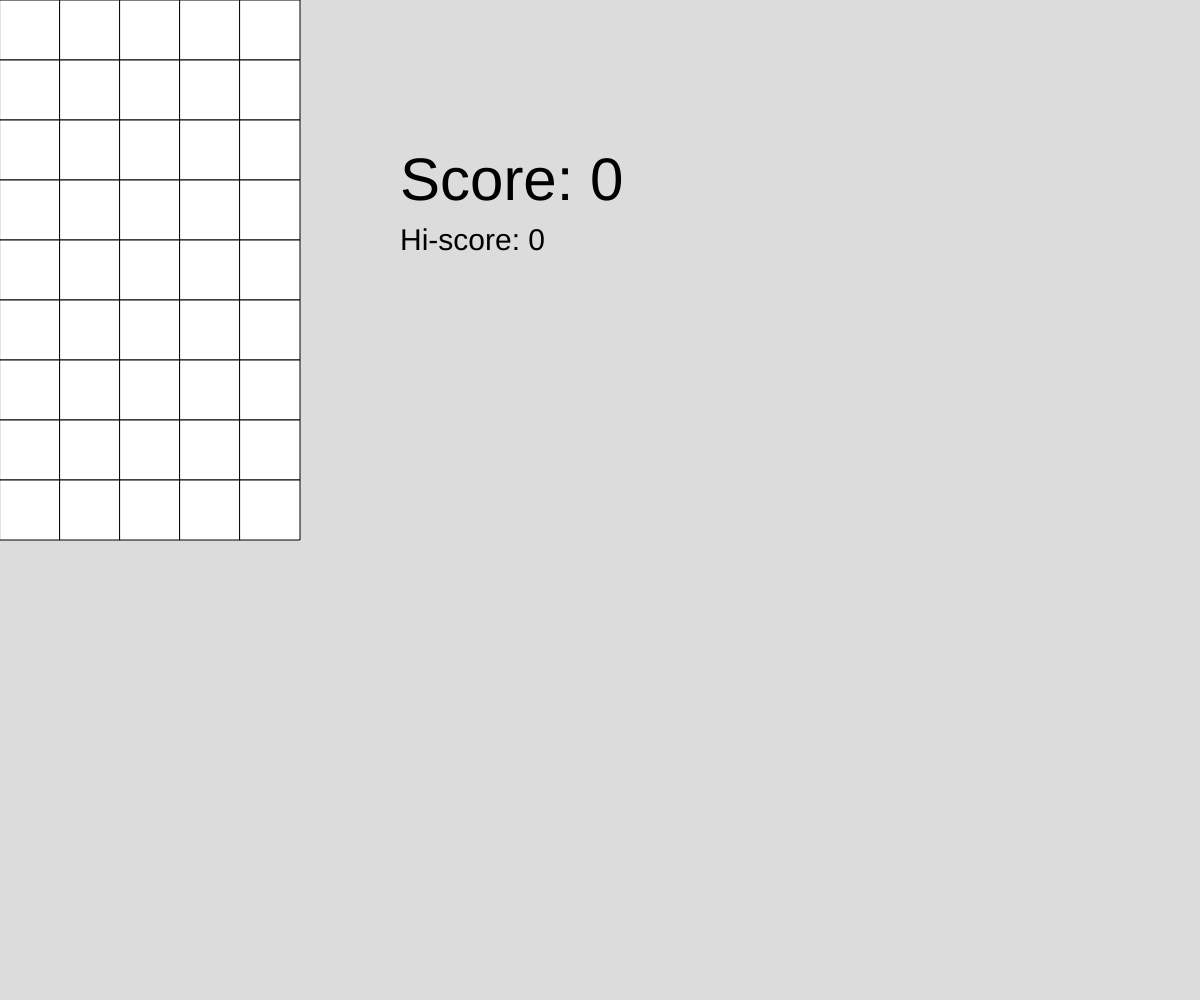
Frame 1 (no input)
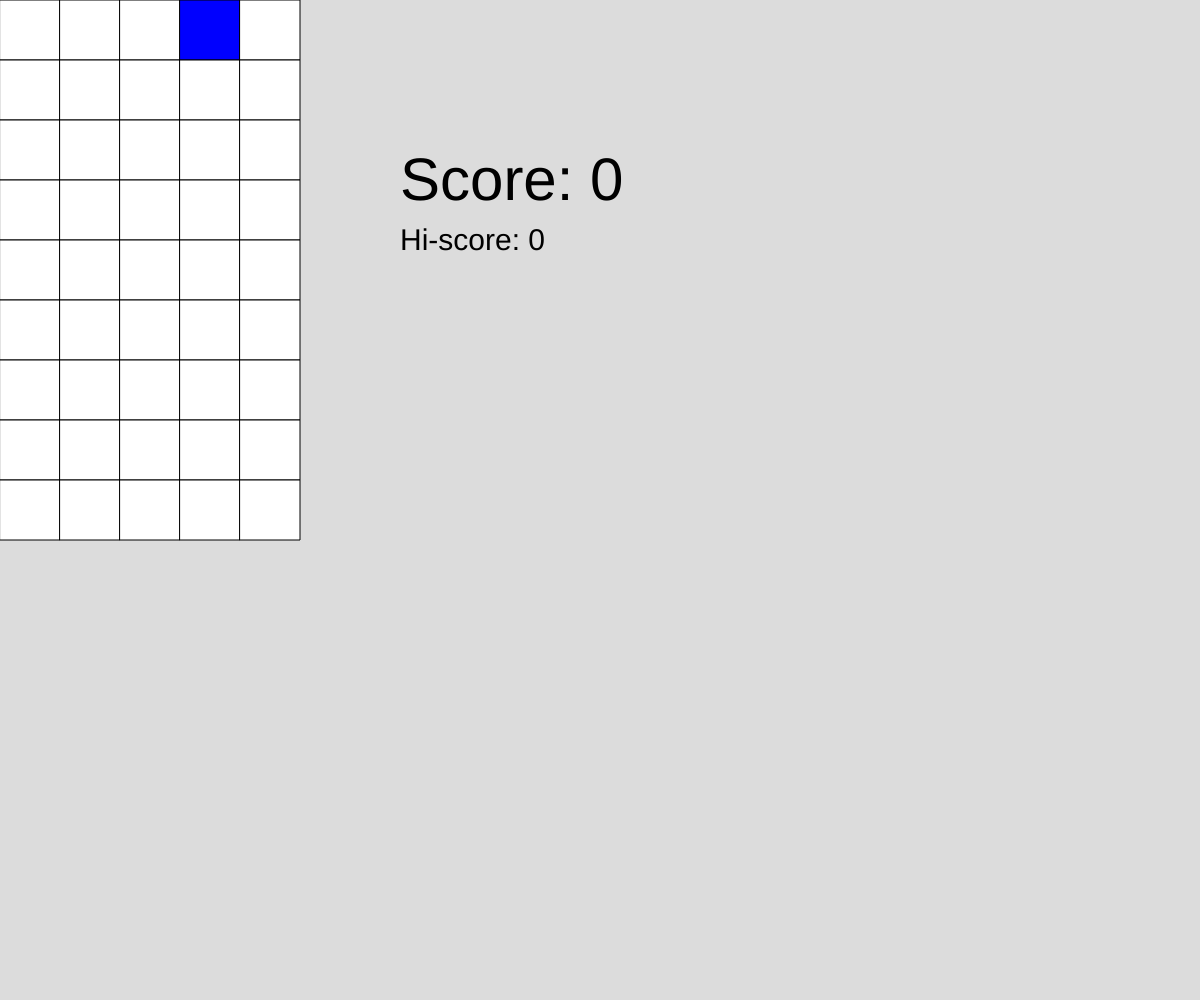
Frame 60 (no input)
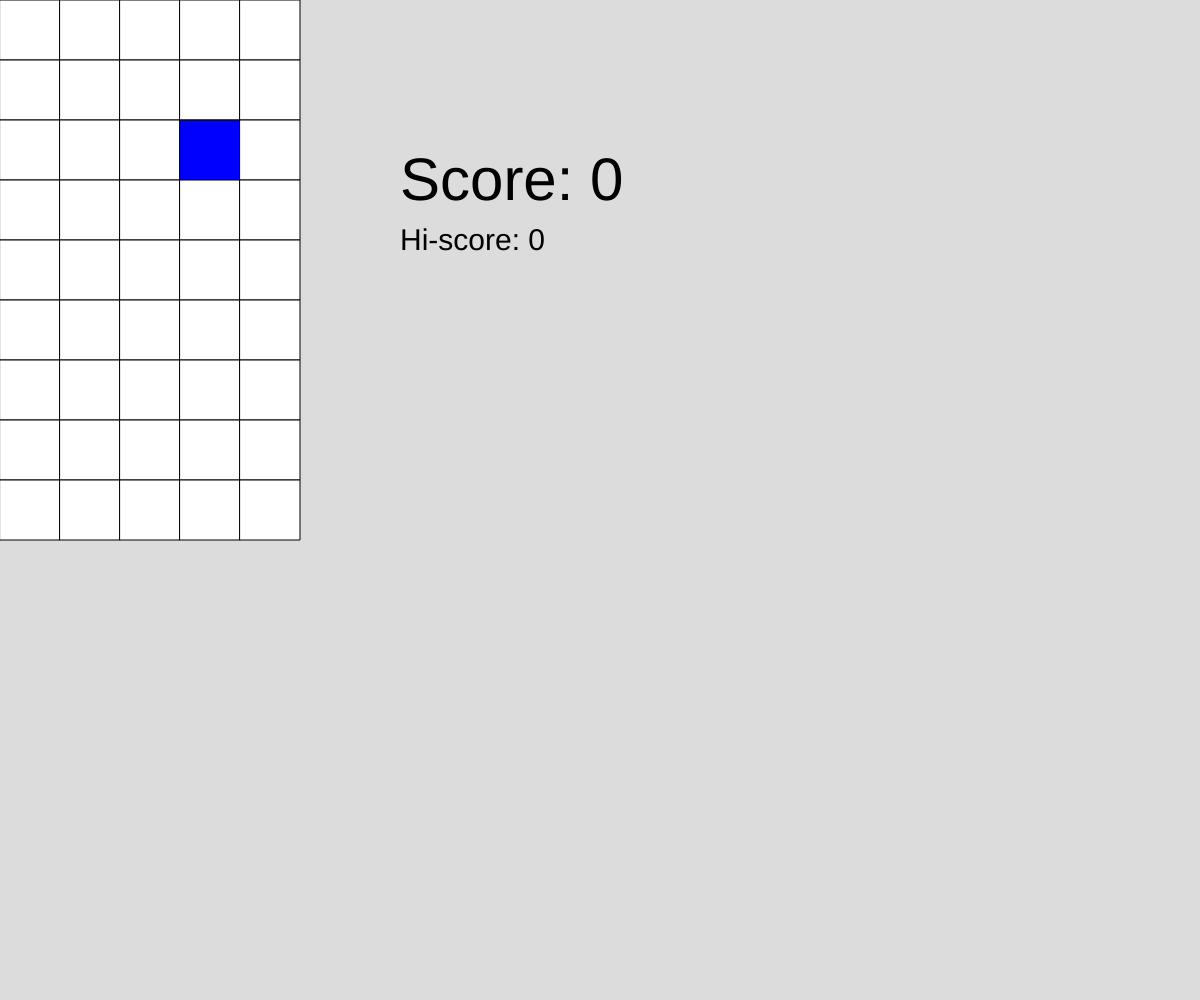
Frame 120 (the mouse pressed at the canvas centre since frame 60)

The p5.js sketch that drew these frames (run headless with seeded random() and noise() and a simulated clock; from frame 60 on, the mouse is pressed at the canvas centre):

// p5.js sketch
// ── sketch.js
//Block Dropper
//Ben Jorgenson 
//CS 30
//Mr Schellenebrg
//Nov 12 2019


//All variables needed are defined
let grid = [];
let colors = ["red", "blue", "purple", "green", "yellow", "orange"];
let t;
let t2;
let bricks = [];
let stop = false;
let score = 0;
let lossScreen = false;
let hiScore = 0;


function setup() {
  createCanvas(windowWidth, windowHeight);
  fillGrid();
  //the first brick is created and added to the array
  aBrick = new Brick();
  bricks.push(aBrick);

  //all varaibles that use time are defined for the first time as millis
  t = millis();
  t2 = millis();
}

function draw() {
  background(220);
  displayGrid();
  
  //every half second, every brick on the screen is displayed and has its position updated
  if (millis() - t >= 500){
    t = millis();
    for (let i = 0; i < bricks.length; i++){
      bricks[i].display();
      bricks[i].update();
    }
  }
  //Every six seconds(enough time for one block to move all the way down), a new brick is created
  if (millis() - t2 >= 6000){
    newBrick();
    t2 = millis();
  }
  //the text for the score and high score counters
  textSize(60);
  fill(0);
  text("Score: " + score, 400, 200);
  textSize(30);
  text("Hi-score: " + hiScore, 400, 250);
  
  //the function lossCheck is also constantly run throughout, checking if there is a brick in the top column
  lossCheck();
}

//displayGrid function. Draws empty rectangles and fills each one with the assigned value in the grid array
function displayGrid(){
  for (let i = 0; i <= 4; i++){
    for (let j = 0; j <= 8; j++){
      fill(grid[i][j]);
      rect(i * 60, j * 60, 60, 60);
    }
  }
}

//function called in the setup and when the player wants to start a new game. grid array is created and every value is white
function fillGrid(){  
  for (let i = 0; i <= 4; i++){
    grid.push([]);
    for (let j = 0; j <= 8; j++){
      grid[i].push("white");
    }
  }
}




class Brick {
  constructor(){
    // brick appears in a random column and starts off at 0
    this.x = Math.round(random(4));
    this.y = 0;
    this.color = random(colors);
    this.moving = true;
  }
  
  update() {
    //checks to see if there is either another brick or the bottom of the grid beneath, if not, the brick will continue to move
    if (this.y + 1 !== 9 && grid[this.x][this.y + 1] !== "red" && grid[this.x][this.y + 1] !== "blue" && grid[this.x][this.y + 1] !== "purple" && grid[this.x][this.y + 1] !== "green" && grid[this.x][this.y + 1] !== "yellow" && grid[this.x][this.y + 1] !== "orange"){
      this.y += 1
      this.moving = true;
    }
    else {
      //if it is true, then the block is no longer moving and the eraseCheck function is called to see if it completes a set of 4
      this.moving = false;
      eraseCheck();
    }
    
    
  }
  
  display() {
    //the brick is displayed, and if it is still moving, its position is updated by changing the y value and setting the old y value back to white
    grid[this.x][this.y] = this.color;
    if (this.moving === true){
      grid[this.x][this.y - 1] = "white";
    }
  }
} 

function newBrick(){
  //called to make a new brick appear. new object created and pushed into the array
  anotherBrick = new Brick();
  bricks.push(anotherBrick);
}

//movement
function keyPressed(){
  if (keyCode === LEFT_ARROW){
    //removes the last element of the array and checks if the brick to the left of it is safe to move to
    let movedBrick = bricks.pop();
    if (movedBrick.x - 1 !== -1 && grid[movedBrick.x - 1][movedBrick.y] !== "blue" && grid[movedBrick.x - 1][movedBrick.y] !== "red" && grid[movedBrick.x - 1][movedBrick.y] !== "purple" && grid[movedBrick.x - 1][movedBrick.y] !== "green" && grid[movedBrick.x - 1][movedBrick.y] !== "yellow" && grid[movedBrick.x - 1][movedBrick.y] !== "orange"){
      
      //if so, the current spot of the brick is changed to white, the y value switched, and the brick put back into the array
      grid[movedBrick.x][movedBrick.y - 1] = "white";
      movedBrick.x -=1;      
    }
    bricks.push(movedBrick);
  }
  else if (keyCode === RIGHT_ARROW){
    //same thing as moving left expect right
    let movedBrick = bricks.pop();
    if (movedBrick.x + 1 !== 5 && grid[movedBrick.x + 1][movedBrick.y] !== "blue" && grid[movedBrick.x + 1][movedBrick.y] !== "red" && grid[movedBrick.x + 1][movedBrick.y] !== "purple" && grid[movedBrick.x + 1][movedBrick.y] !== "green" && grid[movedBrick.x + 1][movedBrick.y] !== "yellow" && grid[movedBrick.x + 1][movedBrick.y] !== "orange"){
      grid[movedBrick.x][movedBrick.y - 1] = "white";
      movedBrick.x +=1;      
    }
    bricks.push(movedBrick);
  }
  if (lossScreen === true){
    //if you have lost the game, you are allowed to press n to restart it
    if (key === 'n'){
      //empties the grid and refills it with all white values
      grid = [];
      fillGrid();
      //if you got a high score that round, it set as your new score
      if (score > hiScore){
        hiScore = score;
      }
      //score reset to zero
      score = 0;
    }
  }
}

function eraseCheck(){
  //removes the last element of the array
  let topBrick = bricks.pop();
  
  //if the colour of the brick removed is the same as the three underneath it, 
  if (topBrick.color === grid[topBrick.x][topBrick.y + 1] && topBrick.color === grid[topBrick.x][topBrick.y + 2] && topBrick.color === grid[topBrick.x][topBrick.y + 3]){
    
    //a for loop iterates through each one of those and makes them all white
    for (let i = 0; i < 4; i++){
      grid[topBrick.x][topBrick.y + i] = "white";
    }
    //a point is added to the score
    score += 1;
  }
} 

function lossCheck() {
  //if any of the spaces in the top column is anything but white, the player loses the game and the youLose function is called
  if ((grid[0][0] !== "white" && grid[0][1] !== "white") || (grid[1][0] !== "white" && grid[1][1] !== "white") || (grid[2][0] !== "white" && grid[2][1] !== "white") || (grid[3][0] !== "white" && grid[3][1] !== "white") || (grid[4][0] !== "white" && grid[4][1] !== "white")){
    youLose();
  }
}

function youLose(){
  //text displayed on screen informing the player that they have lost
  textSize(60);
  fill("white");
  text("You lose! Press n to try again!", width/2 - 400, height/2 + 200);
  lossScreen = true;
}
